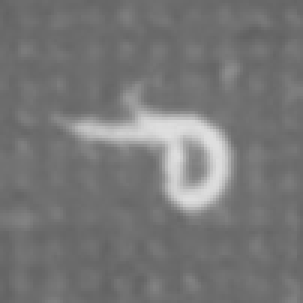
#> input picture Problem 1 - Images/E (1).png, 101 x 101 px (shown 3 times larger); its folder holds 4 pictures in this run
$ jupyter execute --allow-errors H10.ipynb
#> lines starting #> are read from the running program, lines starting #| are printed output that depends on the picture
## Problem Statement Description
The image below contains a microfluidic arena that contains many worms as well as bubbles. The goal of the project is to apply the concepts and techniques learned in the course to (A) Take a dataset of unlabelled images and classify them into suitable classes (B) Develop a machine learning model based on logistic regression to classify the labelled data set.

## Part A: (60 points)
You are provided a data set of 120 unlabelled sub-images extracted from videos of the microfluidic arena. Below you can see the different types of sub-images present in the provided set. Using data science techniques learned in class, the objective is to identify how many different classes of images are present in the data set and assign a class label to each sub-image. Your results should show data reduction and clustering approaches along with how you are identifying the classes and assigning labels.

[cell 1]
import numpy as np # linear algebra
import pandas as pd # data processing, CSV file I/O (e.g. pd.read_csv)

import cv2
from skimage import color
import glob

import matplotlib.pyplot as plt
import matplotlib
from matplotlib.patches import Patch
from matplotlib.lines import Line2D

import seaborn as sns
sns.set_theme(style="ticks", color_codes=True)


from collections import Counter, defaultdict

from sklearn.decomposition import PCA
# from sklearn import manifold
# from sklearn import preprocessing
from sklearn import metrics

from sklearn.cluster import KMeans
from sklearn.cluster import Birch

[cell 2]
path = 'Problem 1 - Images'
imgList = []
for img in glob.glob(path + "/*.png"):
    imgList.append(color.rgb2gray(cv2.cv2.imread(img)).flatten())

[cell 3]
np.array(imgList).shape
#> Out = (4, 10201)

[cell 4]
101*101

# Data Reduction

[cell 5]
pca = PCA().fit(np.array(imgList))

print(np.cumsum(pca.explained_variance_ratio_))
plt.plot(np.cumsum(pca.explained_variance_ratio_))
plt.xlabel('number of components')
plt.ylabel('cumulative explained variance')

'''We continue with #pca of 30 which represents 95% of data information.'''
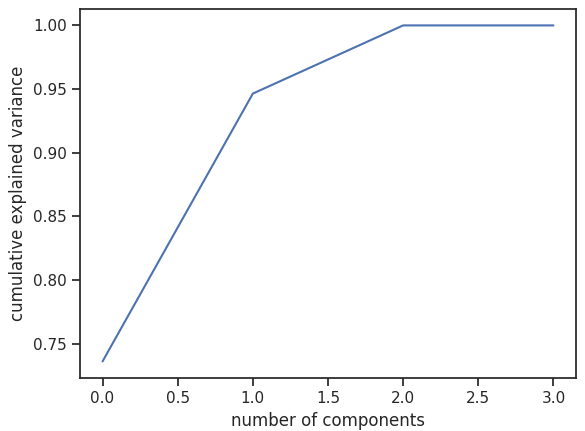
#> figure drawn by matplotlib, 1 panel

[cell 6]
#Import required modules

pca = PCA(30) # we need 2 principal components.
#> (the rest of this cell did not finish here and is left out)

#> (a cell that did not finish here is left out)

[cell 8]
NumbOfcluster = 3

[cell 9]
kmean = KMeans(n_clusters=NumbOfcluster, max_iter=200)
#> (the rest of this cell did not finish here and is left out)

#> (a cell that did not finish here is left out)

[cell 11]
df = []

#> (the rest of this cell did not finish here and is left out)

[cell 12]
colors = np.array(['g', 'r', 'b', 'c', 'k', 'y','royalblue', 'maroon', 'forestgreen',
                   'mediumorchid', 'tan', 'deeppink', 'olive', 'goldenrod', 'lightcyan', 'navy'])

pca_model = PCA(n_components=2)
X_PCA = pca_model.fit_transform(np.array(imgList))
X_PCA.shape
#> Out = (4, 2)
